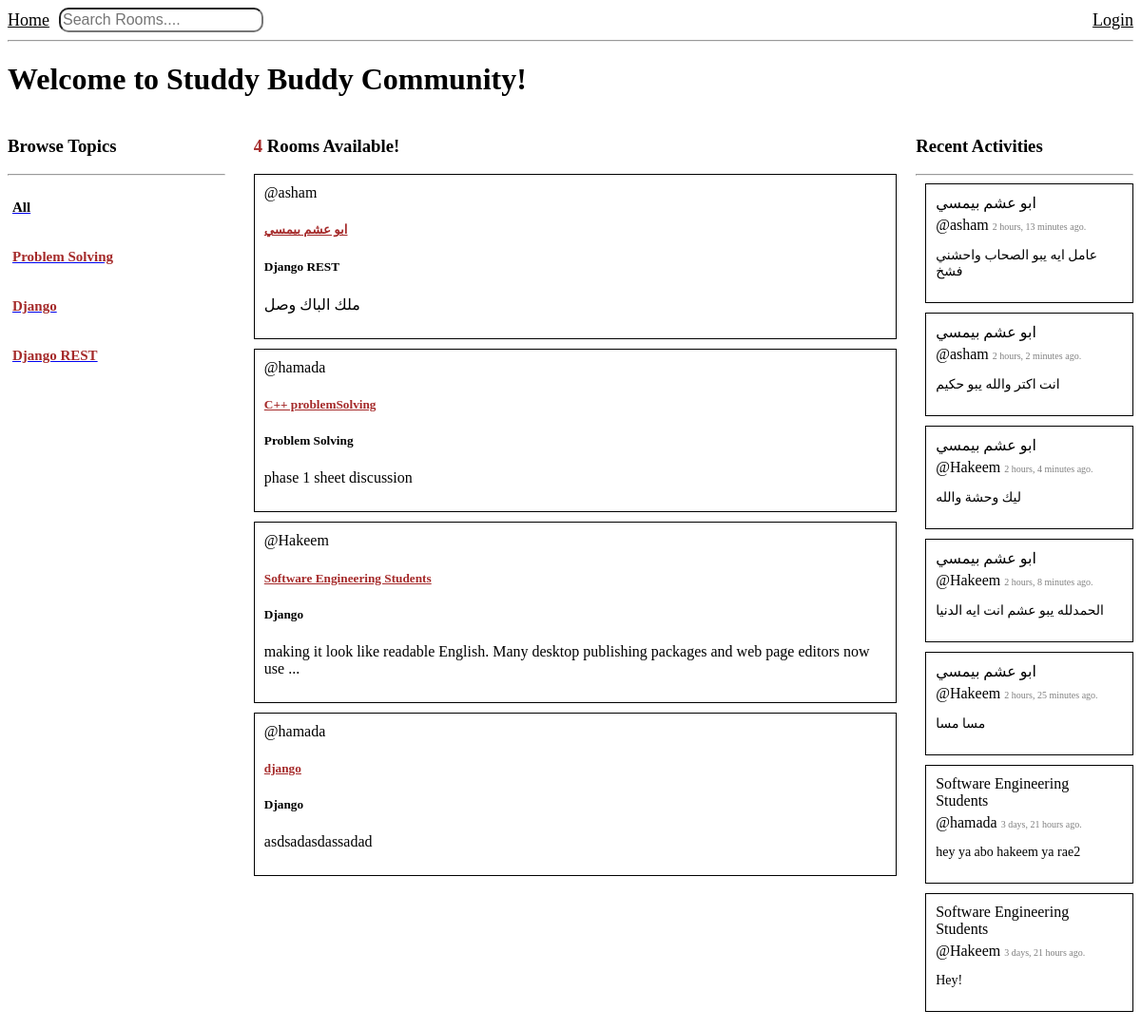
Before: / with the older database file.
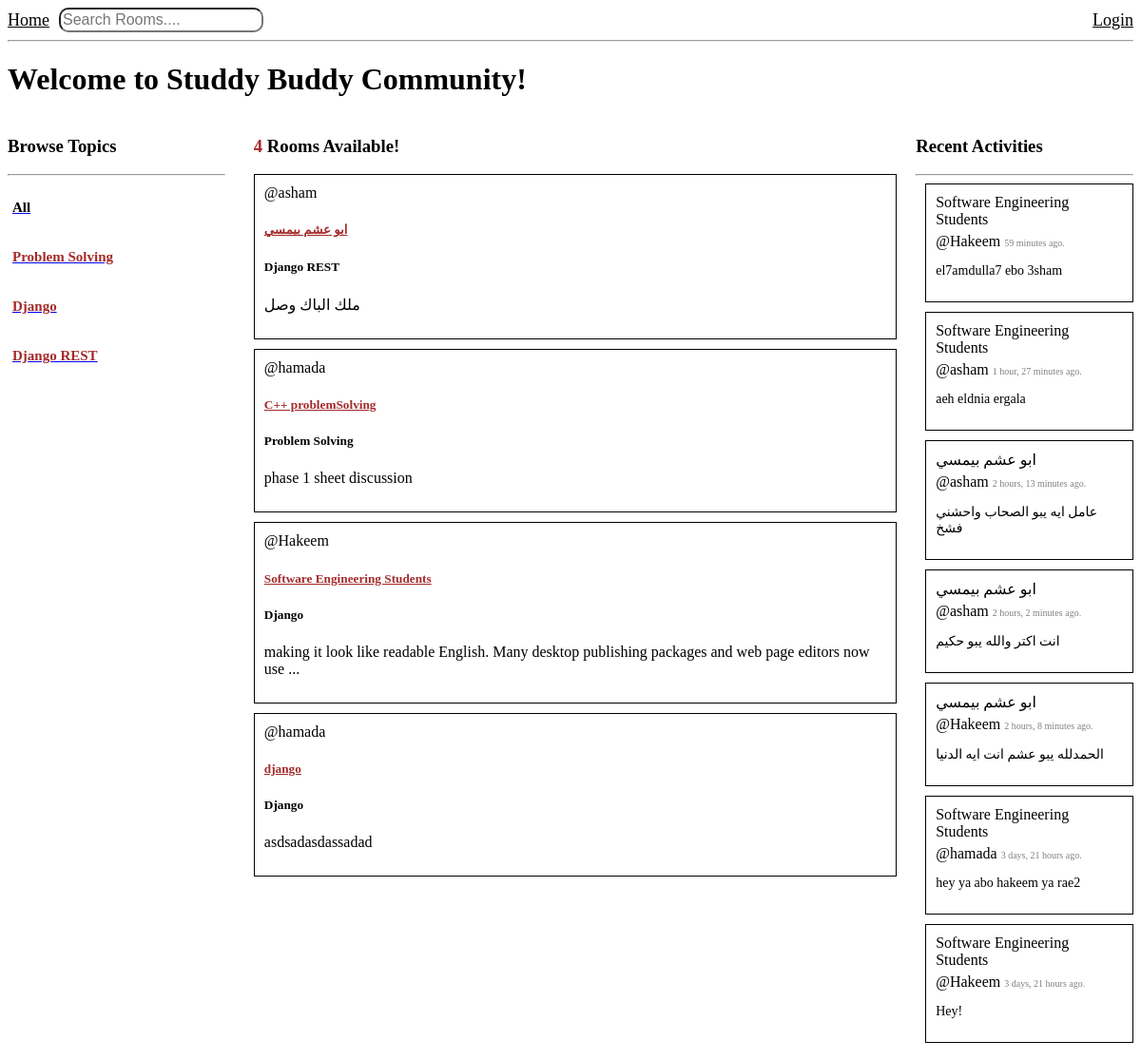
After: the same page with the newer database file.
### base/models.py (models this page shows, shortened)
class Topic(models.Model):
    name = models.CharField(max_length=200)

class Room(models.Model):
    host = models.ForeignKey(User, on_delete=models.SET_NULL, null=True)
    topic = models.ForeignKey(Topic, on_delete = models.SET_NULL, null = True)
    name = models.CharField(max_length=200)
    description = models.TextField(null = True, blank = True)
    participants = models.ManyToManyField(User, related_name='participants', blank=True)
    updated = models.DateTimeField(auto_now=True)
    created = models.DateTimeField(auto_now_add=True)
    class Meta:
        ordering = ['-updated', '-created']
    def __str__(self):
        return self.name

class Message(models.Model):
    user = models.ForeignKey(User, on_delete=models.CASCADE)
    room = models.ForeignKey(Room, on_delete=models.CASCADE)
    body = models.TextField()
    updated = models.DateTimeField(auto_now=True)
    created = models.DateTimeField(auto_now_add=True)
    class Meta:
        ordering = ['-updated', '-created']

### base/views.py (the view)
# urls.py: path('', views.home, name = "home"),
def home(request):
    q = request.GET.get('q') if request.GET.get('q') != None else ''
    rooms = Room.objects.filter(
        Q(topic__name__icontains = q) |
        Q(name__icontains = q) |
        Q(description__icontains = q) |
        Q(host__username__icontains = q)
        )
    topics = Topic.objects.all()
    room_count = rooms.count()
    room_messages = Message.objects.filter(Q(room__topic__name__icontains = q))
    context = {'rooms': rooms, 'topics': topics, 'room_count': room_count, 'room_messages': room_messages}
    return render(request, 'base/home.html', context)

### base/templates/base/home.html (shortened to what this page needs)
{% extends 'main.html' %}
{% block content %}
<h1>Welcome to Studdy Buddy Community!</h1>
<div class ="home-container">
    <div>
        {% include 'base/topics_component.html'%}
    </div>
    <div>
        <h3><span style="color: brown; margin-left: 10px;">{{ room_count }}</span> Rooms Available!</h3>
        {% include 'base/feed_component.html'%}
    </div>
    <div>
        {% include 'base/activity_component.html' %}
    </div>
</div>
{% endblock %}

### base/templates/base/topics_component.html
<h3>Browse Topics</h3>
<hr>
<a href="{% url 'home'%}">
    <h4 style="padding: 5px; font-size:15px; color:black;">All</h4>
</a>
{% for topic in topics %}
    <div>
        <a href="{% url 'home'%}?q={{topic.name}}">
            <h5 style="padding: 5px; font-size:15px; color:brown;">{{topic.name}}</h5>
        </a>
    </div>
{% endfor %}

### base/templates/base/feed_component.html (shortened to what this page needs)
{% for room in rooms %}
    <div style="border: 1px solid black; padding: 10px; margin-bottom: 10px; margin-left: 10px;">
        <span>@{{room.host.username}}</span>
        <h5><a href="{% url 'room' room.id %}" style="color: brown;">{{room.name}}</a></h5>
        <h5>{{room.topic.name}}</h5>
        <p>{{room.description|slice:":100"}}{% if room.description|length > 100 %}...{% endif %}</p>
    </div>
{% endfor %}

### base/templates/base/activity_component.html (shortened to what this page needs)
<h3>Recent Activities</h3>
    <hr>
    {% for message in room_messages %}
        <div class="message" style="border: 1px solid black; padding: 10px; margin-bottom: 10px; margin-left: 10px;">
            <span style="display: block; margin-bottom:5px">{{message.room}}</span>
            <span>@{{message.user}}</span>
            <span style="font-size: 10px; color: gray;">{{message.created|timesince}} ago.</span>
            <p style="font-size: 14px;">{{message.body|slice:":100"}}{% if message.body|length > 100 %}...{% endif %}</p>
        </div>
    {% endfor %}

Changed rows visible on the page:
removed Message: room "ابو عشم بيمسي", user "Hakeem", created "2 hours, 4 minutes", body "ليك وحشة والله"
removed Message: room "ابو عشم بيمسي", user "Hakeem", created "2 hours, 25 minutes", body "مسا مسا"
added Message: room "Software Engineering Students", user "Hakeem", created "59 minutes", body "el7amdulla7 ebo 3sham"
added Message: room "Software Engineering Students", user "asham", created "1 hour, 27 minutes", body "aeh eldnia ergala"
